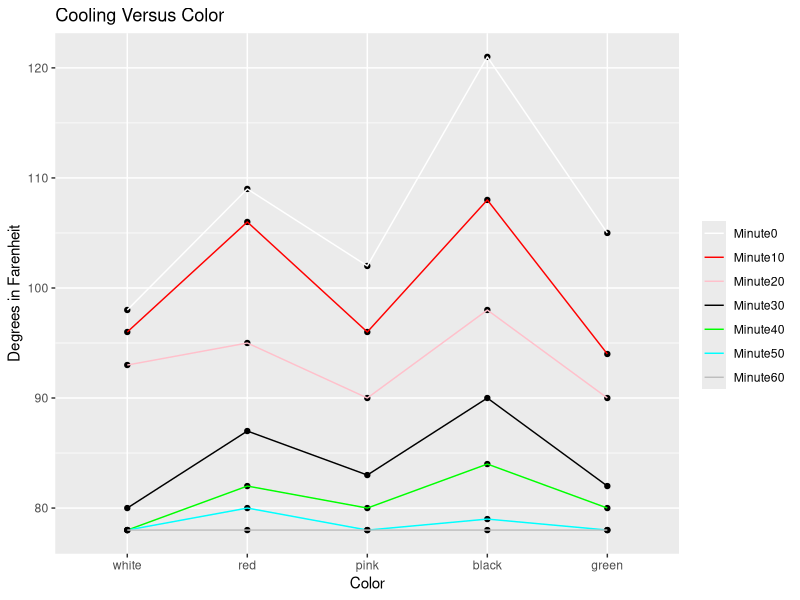
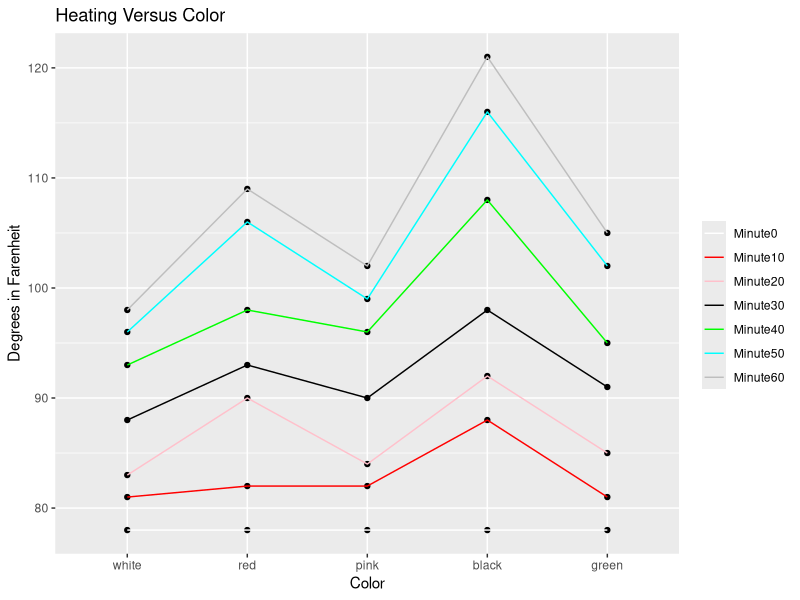

The R source for these figures, in order:
## ---- chunk 1
knitr::opts_chunk$set(echo = TRUE)
## ---- chunk 2

library(dplyr)
library(tidyr)
library(ggplot2)
library(kableExtra)
## ---- chunk 3
raw_data <- read.csv("science proj data .csv")

df_cooling <- dplyr::filter(raw_data, raw_data$phase == "cooling")

kable(head(df_cooling,n=3)) %>% 
  kable_styling(bootstrap_options = c("striped","hover","condensed","responsive"),full_width   = F,position = "left",font_size = 12) %>%
  row_spec(0, background ="darkgray")

df_heating <- dplyr::filter(raw_data, raw_data$phase == 'heating')
kable(head(df_heating,n=3)) %>% 
  kable_styling(bootstrap_options = c("striped","hover","condensed","responsive"),full_width   = F,position = "left",font_size = 12) %>%
  row_spec(0, background ="lightgray")


df_cooling %>% ggplot(aes(x=df_cooling$color)) + scale_x_discrete(limits=df_cooling$color) + 
  geom_point(aes(y=df_cooling$minute.0 , group=1)) + geom_line(aes(y=df_cooling$minute.0, group=1, col="Minute0")) + 
  geom_point(aes(y=df_cooling$minute.10, group=1)) + geom_line(aes(y=df_cooling$minute.10, group=1, col="Minute10")) + 
    geom_point(aes(y=df_cooling$minute.20 , group=1)) + geom_line(aes(y=df_cooling$minute.20, group=1, col="Minute20")) + 
  geom_point(aes(y=df_cooling$minute.30, group=1)) + geom_line(aes(y=df_cooling$minute.30, group=1, col="Minute30")) + 
  geom_point(aes(y=df_cooling$minute.40, group=1)) + geom_line(aes(y=df_cooling$minute.40, group=1, col="Minute40")) +
  geom_point(aes(y=df_cooling$minute.50, group=1)) + geom_line(aes(y=df_cooling$minute.50, group=1, col="Minute50")) + 
  geom_point(aes(y=df_cooling$minute.60, group=1)) + geom_line(aes(y=df_cooling$minute.60, group=1, col="Minute60")) +
  labs(title="Cooling Versus Color", x="Color", y="Degrees in Farenheit", colour="") + 
  scale_colour_manual(values = c("white", "red" , "pink" , "black", "green" , "cyan" , "grey"))


df_heating %>% ggplot(aes(x=df_heating$color)) + scale_x_discrete(limits=df_heating$color) + 
  geom_point(aes(y=df_heating$minute.0 , group=1)) + geom_line(aes(y=df_heating$minute.0, group=1, col="Minute0")) + 
  geom_point(aes(y=df_heating$minute.10, group=1)) + geom_line(aes(y=df_heating$minute.10, group=1, col="Minute10")) + 
    geom_point(aes(y=df_heating$minute.20 , group=1)) + geom_line(aes(y=df_heating$minute.20, group=1, col="Minute20")) + 
  geom_point(aes(y=df_heating$minute.30, group=1)) + geom_line(aes(y=df_heating$minute.30, group=1, col="Minute30")) + 
  geom_point(aes(y=df_heating$minute.40, group=1)) + geom_line(aes(y=df_heating$minute.40, group=1, col="Minute40")) +
  geom_point(aes(y=df_heating$minute.50, group=1)) + geom_line(aes(y=df_heating$minute.50, group=1, col="Minute50")) + 
  geom_point(aes(y=df_heating$minute.60, group=1)) + geom_line(aes(y=df_heating$minute.60, group=1, col="Minute60")) +
  labs(title="Heating Versus Color", x="Color", y="Degrees in Farenheit", colour="") + 
  scale_colour_manual(values = c("white", "red" , "pink" , "black", "green" , "cyan" , "grey"))
## ---- chunk 4
